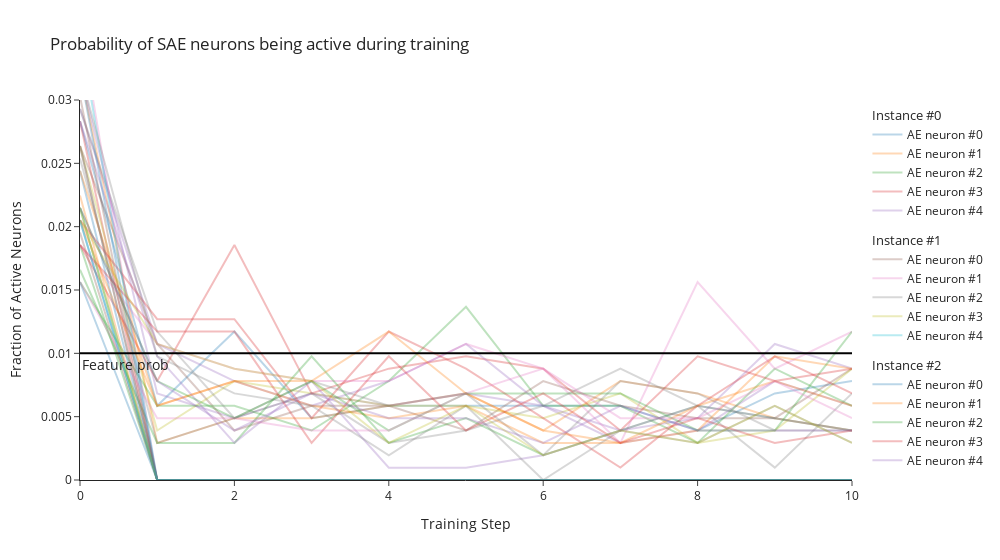

Source (notebook cell):
### Markdown cell above
That doesn't look good!  Many of the SAE's encoder weights (features) are zero! And the decoder weights (features) corresponding to the zero-encoder weights are pointing in essentially random directions.

Let's dig into this further by looking at feature sparsity levels over training. We should find that there are 2 types of features: ones which converge roughly to the expected `feature_probability` (which we set to $0.01$ previously), and ones which quickly converge to zero. These latter neurons are **"dead autoencoder features"**, and they're an annoying problem when training SAEs.

### Code cell
"""Plot fraction of active neurons (features) over training."""

def frac_active_line_plot(
    frac_active: Float[Tensor, "n_steps n_instances n_hidden_ae"],
    feature_probability: float,
):
    """Plots the fraction of active neurons over training."""
    n_steps, n_instances, n_hidden_ae = frac_active.shape
    y_max = feature_probability * 3
    fig = go.Figure(
        layout=dict(
            template="simple_white",
            title="Probability of SAE neurons being active during training",
            xaxis_title="Training Step",
            yaxis_title="Fraction of Active Neurons",
            yaxis_range=[0, y_max],
            width=1000,
        )
    )
    # Add a curve for each neuron for each instance.
    for inst in range(n_instances):
        for neuron in range(n_hidden_ae):
            fig.add_trace(
                go.Scatter(
                    x=list(range(0, n_steps)),
                    y=frac_active[:, inst, neuron].tolist(),
                    name=f"AE neuron #{neuron}",
                    mode="lines",
                    opacity=0.3,
                    legendgroup=f"Instance #{inst}",
                    legendgrouptitle_text=f"Instance #{inst}",
                )
            )
    # Add a horizontal line for the feature probability, and show figure.
    fig.add_hline(
        y=feature_probability,
        opacity=1,
        line=dict(color="black", width=2),
        annotation_text="Feature prob",
        annotation_position="bottom left",
        annotation_font_size=14,
    )
    fig.show()


# Plot it.
frac_active_line_plot(
    frac_active=torch.stack(data_log["frac_active"], dim=0),  # turn 2d list into 3d tensor
    feature_probability=feature_probability
)

### Figure 1 — Plotly figure (JSON) as saved in the notebook; plotly's stock layout.template omitted (floating-point values rounded to 4 significant figures)
{"data": [{"legendgroup": "Instance #0", "legendgrouptitle": {"text": "Instance #0"}, "mode": "lines", "name": "AE neuron #0", "opacity": 0.3, "type": "scatter", "x": [0, 1, 2, 3, 4, 5, 6, 7, 8, 9, 10], "y": [0.02832, 0.005859, 0.01172, 0.004883, 0.005859, 0.005859, 0.005859, 0.005859, 0.003906, 0.006836, 0.007812]}, {"legendgroup": "Instance #0", "legendgrouptitle": {"text": "Instance #0"}, "mode": "lines", "name": "AE neuron #1", "opacity": 0.3, "type": "scatter", "x": [0, 1, 2, 3, 4, 5, 6, 7, 8, 9, 10], "y": [0.03223, 0.00293, 0.004883, 0.004883, 0.005859, 0.006836, 0.003906, 0.007812, 0.006836, 0.004883, 0.003906]}, {"legendgroup": "Instance #0", "legendgrouptitle": {"text": "Instance #0"}, "mode": "lines", "name": "AE neuron #2", "opacity": 0.3, "type": "scatter", "x": [0, 1, 2, 3, 4, 5, 6, 7, 8, 9, 10], "y": [0.01855, 0, 0, 0, 0, 0, 0, 0, 0, 0, 0]}, {"legendgroup": "Instance #0", "legendgrouptitle": {"text": "Instance #0"}, "mode": "lines", "name": "AE neuron #3", "opacity": 0.3, "type": "scatter", "x": [0, 1, 2, 3, 4, 5, 6, 7, 8, 9, 10], "y": [0.02832, 0, 0, 0, 0, 0, 0, 0, 0, 0, 0]}, {"legendgroup": "Instance #0", "legendgrouptitle": {"text": "Instance #0"}, "mode": "lines", "name": "AE neuron #4", "opacity": 0.3, "type": "scatter", "x": [0, 1, 2, 3, 4, 5, 6, 7, 8, 9, 10], "y": [0.03223, 0.006836, 0.004883, 0.006836, 0.005859, 0.006836, 0.005859, 0.00293, 0.003906, 0.007812, 0.005859]}, {"legendgroup": "Instance #1", "legendgrouptitle": {"text": "Instance #1"}, "mode": "lines", "name": "AE neuron #0", "opacity": 0.3, "type": "scatter", "x": [0, 1, 2, 3, 4, 5, 6, 7, 8, 9, 10], "y": [0.02637, 0.01074, 0.003906, 0.005859, 0.005859, 0.003906, 0.007812, 0.005859, 0.004883, 0.004883, 0.008789]}, {"legendgroup": "Instance #1", "legendgrouptitle": {"text": "Instance #1"}, "mode": "lines", "name": "AE neuron #1", "opacity": 0.3, "type": "scatter", "x": [0, 1, 2, 3, 4, 5, 6, 7, 8, 9, 10], "y": [0.02051, 0, 0, 0, 0, 0, 0, 0, 0, 0, 0]}, {"legendgroup": "Instance #1", "legendgrouptitle": {"text": "Instance #1"}, "mode": "lines", "name": "AE neuron #2", "opacity": 0.3, "type": "scatter", "x": [0, 1, 2, 3, 4, 5, 6, 7, 8, 9, 10], "y": [0.02539, 0.00293, 0.004883, 0.006836, 0.00293, 0.003906, 0.005859, 0.008789, 0.005859, 0.0009766, 0.006836]}, {"legendgroup": "Instance #1", "legendgrouptitle": {"text": "Instance #1"}, "mode": "lines", "name": "AE neuron #3", "opacity": 0.3, "type": "scatter", "x": [0, 1, 2, 3, 4, 5, 6, 7, 8, 9, 10], "y": [0.02637, 0.003906, 0.007812, 0.006836, 0.005859, 0.005859, 0.004883, 0.006836, 0.00293, 0.003906, 0.008789]}, {"legendgroup": "Instance #1", "legendgrouptitle": {"text": "Instance #1"}, "mode": "lines", "name": "AE neuron #4", "opacity": 0.3, "type": "scatter", "x": [0, 1, 2, 3, 4, 5, 6, 7, 8, 9, 10], "y": [0.02051, 0, 0, 0, 0, 0, 0, 0, 0, 0, 0]}, {"legendgroup": "Instance #2", "legendgrouptitle": {"text": "Instance #2"}, "mode": "lines", "name": "AE neuron #0", "opacity": 0.3, "type": "scatter", "x": [0, 1, 2, 3, 4, 5, 6, 7, 8, 9, 10], "y": [0.01562, 0, 0, 0, 0, 0, 0, 0, 0, 0, 0]}, {"legendgroup": "Instance #2", "legendgrouptitle": {"text": "Instance #2"}, "mode": "lines", "name": "AE neuron #1", "opacity": 0.3, "type": "scatter", "x": [0, 1, 2, 3, 4, 5, 6, 7, 8, 9, 10], "y": [0.02246, 0, 0, 0, 0, 0, 0, 0, 0, 0, 0]}, {"legendgroup": "Instance #2", "legendgrouptitle": {"text": "Instance #2"}, "mode": "lines", "name": "AE neuron #2", "opacity": 0.3, "type": "scatter", "x": [0, 1, 2, 3, 4, 5, 6, 7, 8, 9, 10], "y": [0.01562, 0.005859, 0.005859, 0.003906, 0.007812, 0.01367, 0.005859, 0.005859, 0.00293, 0.008789, 0.005859]}, {"legendgroup": "Instance #2", "legendgrouptitle": {"text": "Instance #2"}, "mode": "lines", "name": "AE neuron #3", "opacity": 0.3, "type": "scatter", "x": [0, 1, 2, 3, 4, 5, 6, 7, 8, 9, 10], "y": [0.01855, 0.007812, 0.01855, 0.006836, 0.008789, 0.009766, 0.008789, 0.003906, 0.009766, 0.007812, 0.008789]}, {"legendgroup": "Instance #2", "legendgrouptitle": {"text": "Instance #2"}, "mode": "lines", "name": "AE neuron #4", "opacity": 0.3, "type": "scatter", "x": [0, 1, 2, 3, 4, 5, 6, 7, 8, 9, 10], "y": [0.0293, 0.01074, 0.007812, 0.005859, 0.007812, 0.01074, 0.005859, 0.003906, 0.004883, 0.01074, 0.008789]}, {"legendgroup": "Instance #3", "legendgrouptitle": {"text": "Instance #3"}, "mode": "lines", "name": "AE neuron #0", "opacity": 0.3, "type": "scatter", "x": [0, 1, 2, 3, 4, 5, 6, 7, 8, 9, 10], "y": [0.02637, 0, 0, 0, 0, 0, 0, 0, 0, 0, 0]}, {"legendgroup": "Instance #3", "legendgrouptitle": {"text": "Instance #3"}, "mode": "lines", "name": "AE neuron #1", "opacity": 0.3, "type": "scatter", "x": [0, 1, 2, 3, 4, 5, 6, 7, 8, 9, 10], "y": [0.01855, 0.01074, 0.008789, 0.007812, 0.007812, 0.01074, 0.008789, 0.00293, 0.01562, 0.008789, 0.01172]}, {"legendgroup": "Instance #3", "legendgrouptitle": {"text": "Instance #3"}, "mode": "lines", "name": "AE neuron #2", "opacity": 0.3, "type": "scatter", "x": [0, 1, 2, 3, 4, 5, 6, 7, 8, 9, 10], "y": [0.0293, 0.01172, 0.004883, 0.007812, 0.005859, 0.006836, 0.001953, 0.007812, 0.006836, 0.003906, 0.003906]}, {"legendgroup": "Instance #3", "legendgrouptitle": {"text": "Instance #3"}, "mode": "lines", "name": "AE neuron #3", "opacity": 0.3, "type": "scatter", "x": [0, 1, 2, 3, 4, 5, 6, 7, 8, 9, 10], "y": [0.02148, 0, 0, 0, 0, 0, 0, 0, 0, 0, 0]}, {"legendgroup": "Instance #3", "legendgrouptitle": {"text": "Instance #3"}, "mode": "lines", "name": "AE neuron #4", "opacity": 0.3, "type": "scatter", "x": [0, 1, 2, 3, 4, 5, 6, 7, 8, 9, 10], "y": [0.02148, 0, 0, 0, 0, 0, 0, 0, 0, 0, 0]}, {"legendgroup": "Instance #4", "legendgrouptitle": {"text": "Instance #4"}, "mode": "lines", "name": "AE neuron #0", "opacity": 0.3, "type": "scatter", "x": [0, 1, 2, 3, 4, 5, 6, 7, 8, 9, 10], "y": [0.02441, 0, 0, 0, 0, 0, 0, 0, 0, 0, 0]}, {"legendgroup": "Instance #4", "legendgrouptitle": {"text": "Instance #4"}, "mode": "lines", "name": "AE neuron #1", "opacity": 0.3, "type": "scatter", "x": [0, 1, 2, 3, 4, 5, 6, 7, 8, 9, 10], "y": [0.02441, 0.005859, 0.007812, 0.005859, 0.004883, 0.005859, 0.00293, 0.00293, 0.003906, 0.009766, 0.008789]}, {"legendgroup": "Instance #4", "legendgrouptitle": {"text": "Instance #4"}, "mode": "lines", "name": "AE neuron #2", "opacity": 0.3, "type": "scatter", "x": [0, 1, 2, 3, 4, 5, 6, 7, 8, 9, 10], "y": [0.0166, 0.00293, 0.00293, 0.009766, 0.00293, 0.004883, 0.001953, 0.003906, 0.005859, 0.004883, 0.003906]}, {"legendgroup": "Instance #4", "legendgrouptitle": {"text": "Instance #4"}, "mode": "lines", "name": "AE neuron #3", "opacity": 0.3, "type": "scatter", "x": [0, 1, 2, 3, 4, 5, 6, 7, 8, 9, 10], "y": [0.02051, 0.0127, 0.0127, 0.004883, 0.01172, 0.008789, 0.004883, 0.0009766, 0.005859, 0.009766, 0.006836]}, {"legendgroup": "Instance #4", "legendgrouptitle": {"text": "Instance #4"}, "mode": "lines", "name": "AE neuron #4", "opacity": 0.3, "type": "scatter", "x": [0, 1, 2, 3, 4, 5, 6, 7, 8, 9, 10], "y": [0.02832, 0.009766, 0.00293, 0.007812, 0.0009766, 0.0009766, 0.001953, 0.003906, 0.005859, 0.004883, 0.003906]}, {"legendgroup": "Instance #5", "legendgrouptitle": {"text": "Instance #5"}, "mode": "lines", "name": "AE neuron #0", "opacity": 0.3, "type": "scatter", "x": [0, 1, 2, 3, 4, 5, 6, 7, 8, 9, 10], "y": [0.01953, 0, 0, 0, 0, 0, 0, 0, 0, 0, 0]}, {"legendgroup": "Instance #5", "legendgrouptitle": {"text": "Instance #5"}, "mode": "lines", "name": "AE neuron #1", "opacity": 0.3, "type": "scatter", "x": [0, 1, 2, 3, 4, 5, 6, 7, 8, 9, 10], "y": [0.03613, 0, 0, 0, 0, 0, 0, 0, 0, 0, 0]}, {"legendgroup": "Instance #5", "legendgrouptitle": {"text": "Instance #5"}, "mode": "lines", "name": "AE neuron #2", "opacity": 0.3, "type": "scatter", "x": [0, 1, 2, 3, 4, 5, 6, 7, 8, 9, 10], "y": [0.02637, 0, 0, 0, 0, 0, 0, 0, 0, 0, 0]}, {"legendgroup": "Instance #5", "legendgrouptitle": {"text": "Instance #5"}, "mode": "lines", "name": "AE neuron #3", "opacity": 0.3, "type": "scatter", "x": [0, 1, 2, 3, 4, 5, 6, 7, 8, 9, 10], "y": [0.02148, 0, 0, 0, 0, 0, 0, 0, 0, 0, 0]}, {"legendgroup": "Instance #5", "legendgrouptitle": {"text": "Instance #5"}, "mode": "lines", "name": "AE neuron #4", "opacity": 0.3, "type": "scatter", "x": [0, 1, 2, 3, 4, 5, 6, 7, 8, 9, 10], "y": [0.03516, 0, 0, 0, 0, 0, 0, 0, 0, 0, 0]}, {"legendgroup": "Instance #6", "legendgrouptitle": {"text": "Instance #6"}, "mode": "lines", "name": "AE neuron #0", "opacity": 0.3, "type": "scatter", "x": [0, 1, 2, 3, 4, 5, 6, 7, 8, 9, 10], "y": [0.03223, 0, 0, 0, 0, 0, 0, 0, 0, 0, 0]}, {"legendgroup": "Instance #6", "legendgrouptitle": {"text": "Instance #6"}, "mode": "lines", "name": "AE neuron #1", "opacity": 0.3, "type": "scatter", "x": [0, 1, 2, 3, 4, 5, 6, 7, 8, 9, 10], "y": [0.02051, 0.005859, 0.007812, 0.007812, 0.01172, 0.006836, 0.003906, 0.00293, 0.005859, 0.007812, 0.005859]}, {"legendgroup": "Instance #6", "legendgrouptitle": {"text": "Instance #6"}, "mode": "lines", "name": "AE neuron #2", "opacity": 0.3, "type": "scatter", "x": [0, 1, 2, 3, 4, 5, 6, 7, 8, 9, 10], "y": [0.02148, 0.007812, 0.004883, 0.007812, 0.003906, 0.006836, 0.006836, 0.006836, 0.003906, 0.003906, 0.01172]}, {"legendgroup": "Instance #6", "legendgrouptitle": {"text": "Instance #6"}, "mode": "lines", "name": "AE neuron #3", "opacity": 0.3, "type": "scatter", "x": [0, 1, 2, 3, 4, 5, 6, 7, 8, 9, 10], "y": [0.01855, 0.01172, 0.01172, 0.00293, 0.009766, 0.003906, 0.006836, 0.00293, 0.004883, 0.00293, 0.003906]}, {"legendgroup": "Instance #6", "legendgrouptitle": {"text": "Instance #6"}, "mode": "lines", "name": "AE neuron #4", "opacity": 0.3, "type": "scatter", "x": [0, 1, 2, 3, 4, 5, 6, 7, 8, 9, 10], "y": [0.02148, 0.007812, 0.003906, 0.006836, 0.004883, 0.004883, 0.00293, 0.005859, 0.003906, 0.003906, 0.003906]}, {"legendgroup": "Instance #7", "legendgrouptitle": {"text": "Instance #7"}, "mode": "lines", "name": "AE neuron #0", "opacity": 0.3, "type": "scatter", "x": [0, 1, 2, 3, 4, 5, 6, 7, 8, 9, 10], "y": [0.03027, 0, 0, 0, 0, 0, 0, 0, 0, 0, 0]}, {"legendgroup": "Instance #7", "legendgrouptitle": {"text": "Instance #7"}, "mode": "lines", "name": "AE neuron #1", "opacity": 0.3, "type": "scatter", "x": [0, 1, 2, 3, 4, 5, 6, 7, 8, 9, 10], "y": [0.01562, 0.004883, 0.004883, 0.003906, 0.003906, 0.006836, 0.008789, 0.004883, 0.004883, 0.007812, 0.004883]}, {"legendgroup": "Instance #7", "legendgrouptitle": {"text": "Instance #7"}, "mode": "lines", "name": "AE neuron #2", "opacity": 0.3, "type": "scatter", "x": [0, 1, 2, 3, 4, 5, 6, 7, 8, 9, 10], "y": [0.03223, 0.009766, 0.006836, 0.005859, 0.001953, 0.005859, 0, 0.003906, 0.00293, 0.005859, 0.00293]}, {"legendgroup": "Instance #7", "legendgrouptitle": {"text": "Instance #7"}, "mode": "lines", "name": "AE neuron #3", "opacity": 0.3, "type": "scatter", "x": [0, 1, 2, 3, 4, 5, 6, 7, 8, 9, 10], "y": [0.02051, 0.01074, 0.008789, 0.007812, 0.00293, 0.005859, 0.001953, 0.003906, 0.00293, 0.005859, 0.00293]}, {"legendgroup": "Instance #7", "legendgrouptitle": {"text": "Instance #7"}, "mode": "lines", "name": "AE neuron #4", "opacity": 0.3, "type": "scatter", "x": [0, 1, 2, 3, 4, 5, 6, 7, 8, 9, 10], "y": [0.02051, 0, 0, 0, 0, 0, 0, 0, 0, 0, 0]}], "layout": {"annotations": [{"font": {"size": 14}, "showarrow": false, "text": "Feature prob", "x": 0, "xanchor": "left", "xref": "x domain", "y": 0.01, "yanchor": "top", "yref": "y"}], "shapes": [{"line": {"color": "black", "width": 2}, "opacity": 1, "type": "line", "x0": 0, "x1": 1, "xref": "x domain", "y0": 0.01, "y1": 0.01, "yref": "y"}], "title": {"text": "Probability of SAE neurons being active during training"}, "width": 1000, "xaxis": {"title": {"text": "Training Step"}}, "yaxis": {"range": [0, 0.03], "title": {"text": "Fraction of Active Neurons"}}}}
